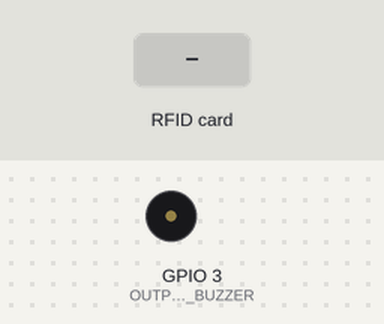
The sketch below on a simulated ESP32. Parts: buzzer (waves = sounding). Inputs (shaded band) come from the test bench. WiFi joins after 1.5 s; servers stay silent unless stated; no MQTT or app messages arrive unless stated; what the sketch prints to the serial monitor is not drawn.

Above: at 2.7 s.
2.8 s: RFID card 12 34 56 78 held to the reader
At 3.3 s:
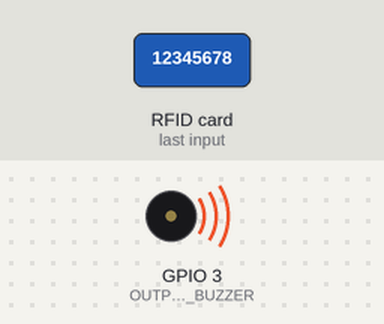
5.3 s: RFID card 5E 7A 19 C4 held to the reader
At 6.9 s:
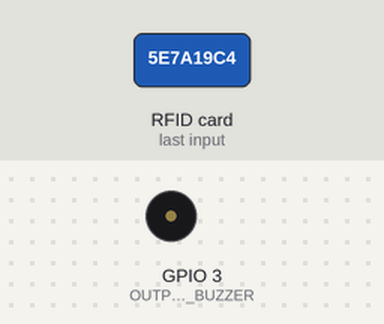
Timing chart, 0 to 8.4 s (numbered marks = the images above; inputs shaded):
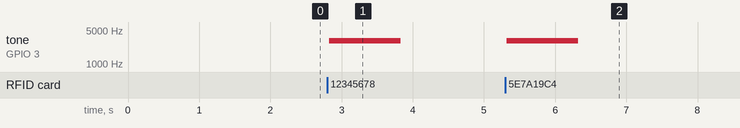

Measured:
- after the input at 2.8 s, tone on GPIO 3 (OUTPUT_BUZZER): silent → 3000 Hz at once, → silent 1.0 s later
- after the input at 5.3 s, tone on GPIO 3 (OUTPUT_BUZZER): silent → 3000 Hz at once, → silent 1.0 s later

The sketch:

registrador_de_rfid.ino
```cpp
// Importing all required libraries to WiFi network and MQTT.
#include <WiFi.h>
#include <PubSubClient.h>
#include <Wire.h>

// Importing all required libraries to use string methods.
#include <String.h>

// Importing all required libraries to RFID reader.
#include <SPI.h>
#include <MFRC522.h>

// Defining the RFID ports...
#define RFID_SS_SDA 21
#define RFID_RST 14

// Defining the RFID base...
MFRC522 rfid = MFRC522(RFID_SS_SDA, RFID_RST);

// Defining other devices pin ports...
#define OUTPUT_BUZZER 3

// Instancing the primary WiFi credentials.
const char* WIFI_SSID = "iPhone";
const char* WIFI_PASSWORD = "12345678";

// Instancing the primary MQTT credentials.
const char *BROKER_MQTT_HOST = "broker.hivemq.com";
const char *BROKER_MQTT_CLIENT_ID = "7b6e3af9-fee4-4e9e-94ac-662e9020a17d";
const int   BROKER_MQTT_PORT = 1883;

// Instancing the WiFi client.
WiFiClient espClient;

// Instancing the MQTT client.
PubSubClient client(espClient);

// Instancing a memory space to store the RFID read.
String strRFID = "";

/*
 * Settuping the circuit.
 */
void setup() {

  // Setting up the frequency of the serial port.
  Serial.begin(115200);

  // Printing a blank line.
  Serial.println("");

  // Setupping the WiFi network...
  setup_wifi();

  // Settuping the MQTT client...
  setup_mqtt();

  // Settuping the RFID...
  setup_rfid();

  // Setting the pin mode of buzzer as output.
  pinMode(OUTPUT_BUZZER, OUTPUT);

}

/*
 * Setupping wifi.
 */
void setup_wifi() {

  // Waiting 10 miliseconds to avoid bugs...
  delay(10);

  // Printing the current system status...
  Serial.println();
  Serial.print("Connecting to ");
  Serial.print(WIFI_SSID);

  // Connecting to the primary WiFi network...
  WiFi.begin(WIFI_SSID, WIFI_PASSWORD);

  // Printing the current system status...
  while (WiFi.status() != WL_CONNECTED) {

    delay(500);
    Serial.print(".");

  }

  // Printing the current system status...
  Serial.println("");
  Serial.println("WiFi connected");
  Serial.print("IP address: ");
  Serial.print(WiFi.localIP());
  Serial.println("");

  // Printing a blank line.
  Serial.println("");

}

/*
 * Setupping MQTT.
 */
void setup_mqtt()
{

  // Setting up the MQTT server.
  client.setServer(BROKER_MQTT_HOST, BROKER_MQTT_PORT);

}

/*
 * Setupping RFID.
 */
void setup_rfid()
{

  // Initializing the SPI barrament.
	SPI.begin();

	// Initializing the MFRC522.
	rfid.PCD_Init();

}

/*
 * Instancing a function to be called when connection is lost.
 */
void reconnect()
{

  // Loop until we're reconnected.
  while (!client.connected()) {

    // Printing the current system status.
    Serial.println("Attempting MQTT connection...");

    // Attempting to connect.
    if (client.connect(BROKER_MQTT_CLIENT_ID)) {

      // Printing the current system status.
      Serial.println("MQTT Connected!");

      // Printing a blank line.
      Serial.println("");

    } else {

			// Printing the current system status.
      Serial.println("Trying again in 5 seconds...");

      // Wait 5 seconds before retrying
      delay(5000);

    }

  }

}

/*
 * Instancing a function to play a song.
 */
void play_buzzer()
{

  // Playing a song of 300Hz...
	tone(OUTPUT_BUZZER, 3000);

}

/*
 * Instancing a function to stop the song.
 */
void stop_buzzer()
{

  // Interrupting the song...
	noTone(OUTPUT_BUZZER);

}

/*
 * Instancing a function to read the RFID.
 */
void rfid_captor()
{

	// Cleaning up the RFID string...
  strRFID = "";

	// Generating the number of RFID tag....
	for (byte i = 0; i < 4; i++)
	{
		strRFID +=
			(rfid.uid.uidByte[i] < 0x10 ? "0" : "") +
			String(rfid.uid.uidByte[i], HEX) +
			(i != 3 ? ":" : "");
	}

  // Transforming the text to uppercase...
	strRFID.toUpperCase();

  // Printing the RFID read.
	Serial.print("RFID Tag: ");
	Serial.println(strRFID);

	// Stopping the reading...
	rfid.PICC_HaltA();

  // Stopping PCD cryptografy...
	rfid.PCD_StopCrypto1();

  // Playing buzzer...
  play_buzzer();

  // Waiting 1 second...
  delay(1000);

  // Stopping buzzer.
  stop_buzzer();

}

/*
 * Instancing the loop function.
 */
void loop() {

  // If client is not connected.
  if (!client.connected()) {

    // Reconnecting...
    reconnect();

  }

  // Listen MQTT broker.
  client.loop();

  // If has not RFID card nearby, or the RFID stay nearby the sensor, ignoring a new read...
	if (!rfid.PICC_IsNewCardPresent() || !rfid.PICC_ReadCardSerial())
	{

		return;

	}
	else
	{

		// Capturing a new RFID...
		rfid_captor();

    // Converting the string to a array of chars...
    char *cRFID = const_cast<char*>(strRFID.c_str());

    // Publishing the read RFID...
    client.publish("Estapar/RegistrarRFID", cRFID);


  }


}
```
